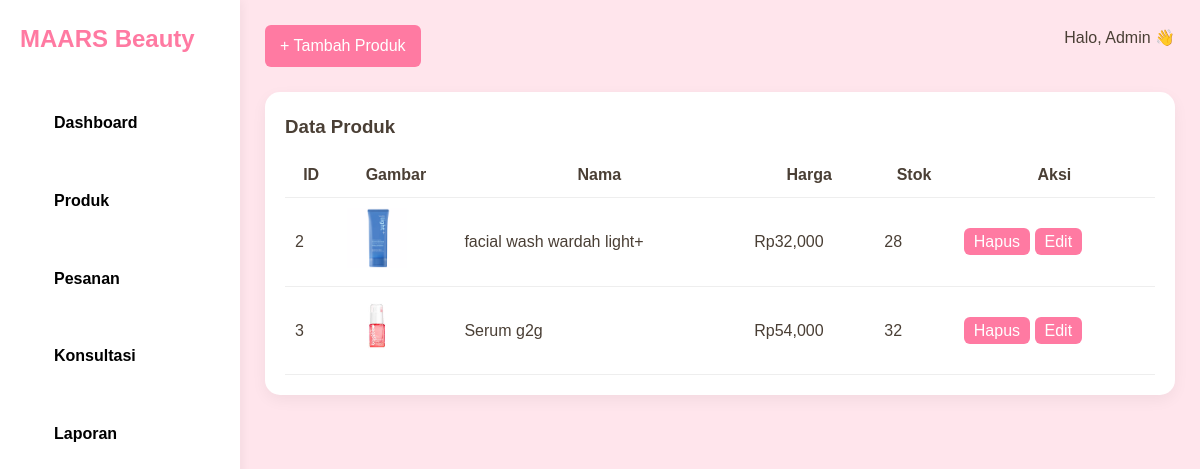
Before: /admin/produk.php with the older database file.
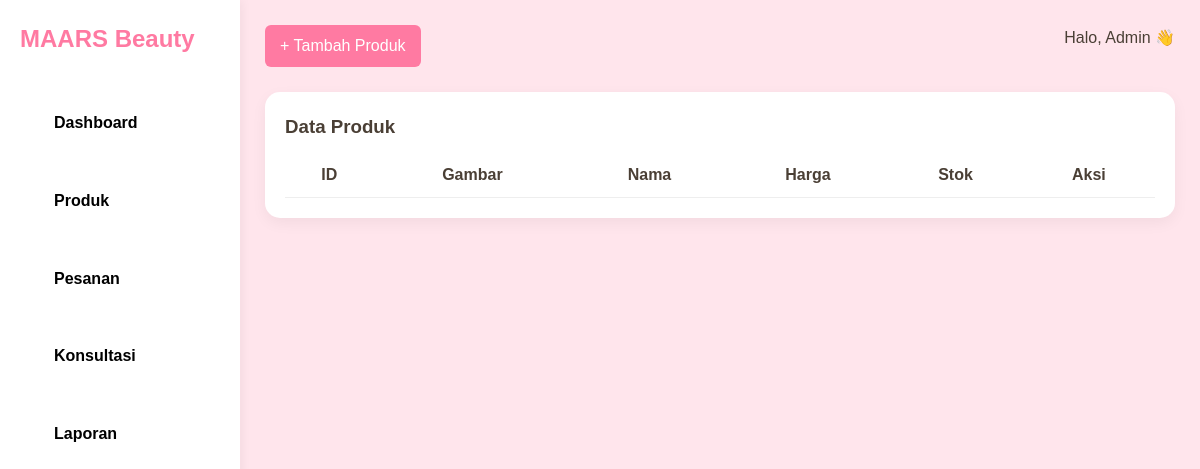
After: the same page with the newer database file.
### tables this page shows
CREATE TABLE `produk` (
  `id_produk` int NOT NULL,
  `nama_produk` varchar(100) DEFAULT NULL,
  `deskripsi` text,
  `harga` int DEFAULT NULL,
  `stok` int DEFAULT NULL,
  `gambar` varchar(255) DEFAULT NULL
);

### admin/produk.php (the view, shortened to what this page needs)
<?php
include '../conn.php';
$data = mysqli_query($conn, "SELECT * FROM produk");
?>
<!DOCTYPE html>
<html lang="id">
<head>
<link rel="stylesheet" href="style.css">
</head>
<body>
<div class="sidebar">
    <h2>MAARS Beauty</h2>
    <ul class="menu">
    <li>
      <a href="dashboard.php" class="menu-container">Dashboard</a>
      </li>
      <li>
      <a href="produk.php" class="menu-container">Produk</a>
      </li>
      <li>
      <a href="pesanan.php" class="menu-container">Pesanan</a>
      </li>
      <li>
      <a href="konsultasi.php" class="menu-container">Konsultasi</a>
      </li>
      <li>
      <a href="laporan.php" class="menu-container">Laporan</a>
      </li>
    </ul>
  </div>
<div class="main">
  <div class="topbar">
    <a href="tambah_produk.php" class="btn-tambah">+ Tambah Produk</a>
    <div>Halo, Admin 👋</div>
  </div>
  <div class="box">
    <h3>Data Produk</h3>
    <table>
      <tr>
        <th>ID</th>
        <th>Gambar</th>
        <th>Nama</th>
        <th>Harga</th>
        <th>Stok</th>
        <th>Aksi</th>
      </tr>
      <?php while($row = mysqli_fetch_assoc($data)) { ?>
      <tr>
        <td><?= $row['id_produk']; ?></td>
        <td>
          <img src="../gambar/<?= $row['gambar']; ?>" width="60">
        </td>
        <td><?= $row['nama_produk']; ?></td>
        <td>Rp<?= number_format($row['harga']); ?></td>
        <td><?= $row['stok']; ?></td>
        <td>
          <a href="hapus_produk.php?id=<?= $row['id_produk']; ?>" class="btn">Hapus</a>
          <a href="edit_produk.php?id=<?= $row['id_produk']; ?>" class="btn">Edit</a>
        </td>
      </tr>
      <?php } ?>
    </table>
  </div>
</div>
</body>
</html>

### style.css (style rules this page uses)
* { margin: 0; padding: 0; box-sizing: border-box; }
body { font-family: 'Segoe UI', Roboto, sans-serif; background-color: #ffe5ec; color: #4A3F35; line-height: 1.6; }
.sidebar { width: 220px; background: white; padding: 20px; height: 100vh; }
.sidebar h2 { color: #ff7aa2; }
.menu li { list-style: none; padding: 10px; margin: 8px 0; border-radius: 8px; cursor: pointer; }
.main { flex: 1; padding: 20px; }
.topbar { display: flex; justify-content: space-between; margin-bottom: 20px; }
.box { background: white; padding: 15px; border-radius: 12px; }
table { width: 100%; border-collapse: collapse; }
td, th { padding: 8px; border-bottom: 1px solid #eee; }
.btn { background: #ff7aa2; border: none; color: white; padding: 5px 10px; border-radius: 6px; cursor: pointer; }

### admin/produk.php (style rules this page uses)
* { margin:0; padding:0; box-sizing:border-box; font-family:'Poppins',sans-serif; }
body { background:#ffe5ec; display:flex; }
.sidebar { width:240px; background:#fff; height:100vh; padding:20px; box-shadow:2px 0 10px rgba(0,0,0,0.05); }
.sidebar h2 { color:#ff7aa2; margin-bottom:30px; }
.menu { list-style:none; }
.menu-container { display:inline-block; padding:12px 24px; color:black; text-decoration:none; font-weight:bold; border-radius:8px; }
.main { flex:1; padding:25px; }
.topbar { display:flex; justify-content:space-between; margin-bottom:25px; }
.btn-tambah { background:#ff7aa2; color:white; padding:8px 15px; border:none; border-radius:6px; text-decoration:none; }
.box { background:#fff; padding:20px; border-radius:15px; box-shadow:0 5px 15px rgba(0,0,0,0.05); }
table { width:100%; border-collapse:collapse; margin-top:10px; }
th, td { padding:10px; border-bottom:1px solid #eee; }
.btn { background:#ff7aa2; color:white; padding:5px 10px; border:none; border-radius:6px; text-decoration:none; }

Changed rows visible on the page:
removed produk: id_produk "2", gambar (picture), nama_produk "facial wash wardah light+", harga "32,000", stok "28"
removed produk: id_produk "3", gambar (picture), nama_produk "Serum g2g", harga "54,000", stok "32"
